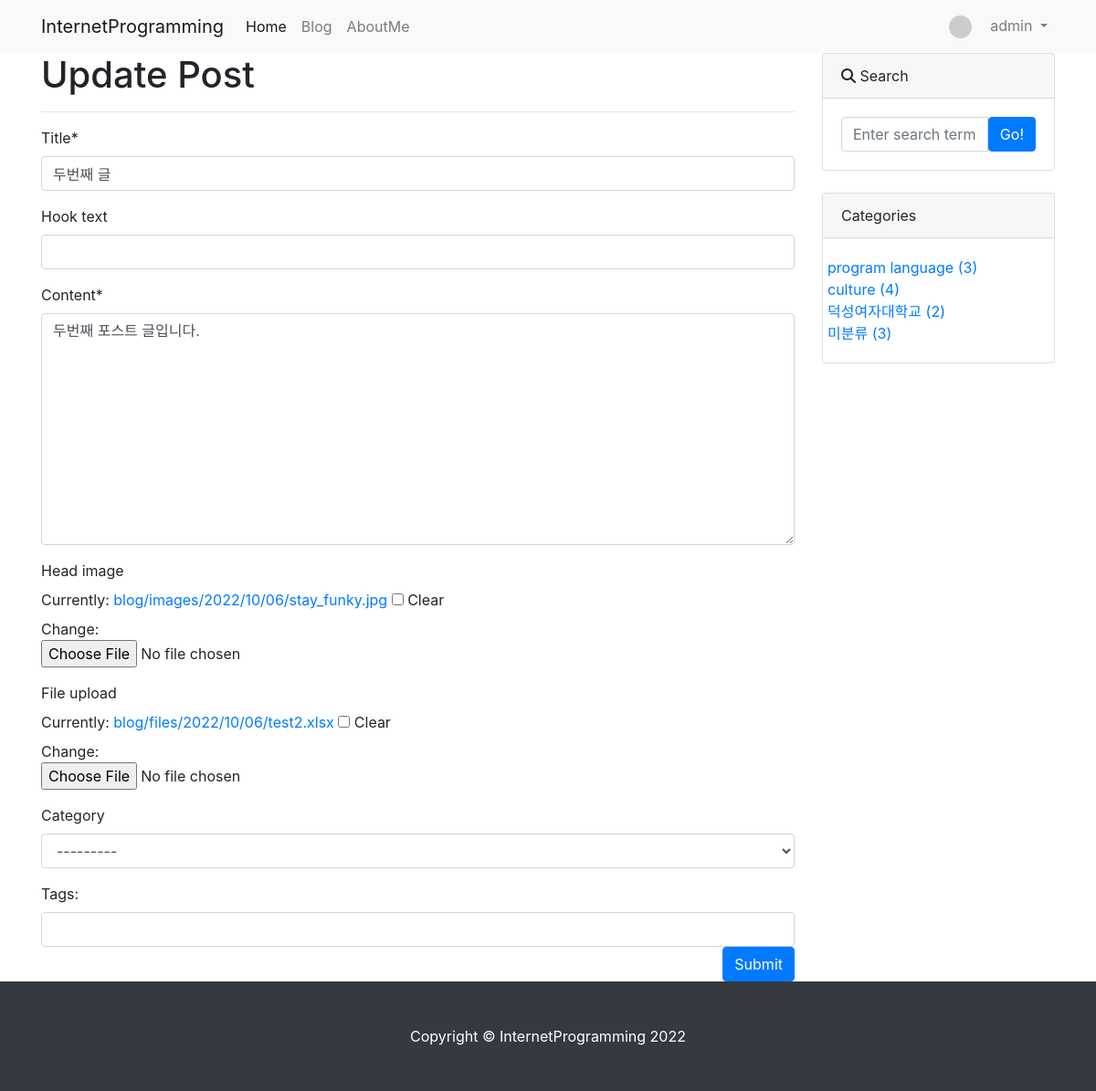
The app's page /blog/update_post/2/ (signed in) with its own data.
### blog/models.py (models this page shows, shortened)
class Post(models.Model):
    title = models.CharField(max_length=30)
    hook_text = models.CharField(max_length=100, blank=True)
    content = models.TextField()
    head_image = models.ImageField(upload_to='blog/images/%Y/%m/%d/', blank=True)
    file_upload = models.FileField(upload_to='blog/files/%Y/%m/%d/', blank=True)
    created_at = models.DateTimeField(auto_now_add=True)
    updated_at = models.DateTimeField(auto_now=True)
    author = models.ForeignKey(User, null=True, on_delete=models.SET_NULL) # CASCADE
    category = models.ForeignKey(Category, null=True, blank=True, on_delete=models.SET_NULL)
    tags = models.ManyToManyField(Tag, null=True, blank=True)

class Category(models.Model):
    name = models.CharField(max_length=50, unique=True)
    slug = models.SlugField(max_length=200, unique=True, allow_unicode=True)
    def __str__(self):
        return self.name
    def get_absolute_url(self):
        return f'/blog/category/{self.slug}'
    class Meta:
        verbose_name_plural = 'Categories'

### blog/views.py (the view, shortened to what this page needs)
# urls.py: path('update_post/<int:pk>/', views.PostUpdate.as_view()),
class PostUpdate(LoginRequiredMixin,UpdateView):
    model = Post
    fields = ['title', 'hook_text', 'content', 'head_image', 'file_upload', 'category'] # , 'tags'
    template_name = 'blog/post_update_form.html'
    def dispatch(self, request, *args, **kwargs):
        if request.user.is_authenticated and request.user == self.get_object().author:
            return super(PostUpdate,self).dispatch(request, *args, **kwargs)
        else:
            raise PermissionDenied
    def get_context_data(self, *, object_list=None, **kwargs):
        context = super(PostUpdate,self).get_context_data()
        if self.object.tags.exists():
            tags_str_list = list()
            for t in self.object.tags.all():
                tags_str_list.append(t.name)
            context['tags_str_default'] = ';'.join(tags_str_list)
        context['categories'] = Category.objects.all()
        context['no_category_post_count'] = Post.objects.filter(category=None).count
        return context

### blog/templates/blog/post_update_form.html (shortened to what this page needs)
{% extends 'blog/base.html' %}
{% load crispy_forms_tags %}
{% block main_area %}
<h1>Update Post</h1>
<hr>
<form method="post" enctype="multipart/form-data">
        {{form | crispy}}
        <div id="div_id_tags_str">
            <label for="id_tags">Tags:</label>
            <input type="text" id="id_tags" name="tags_str" value="{{tags_str_default}}"
                class="textinput textInput form-control">
        </div>
    <button type="submit" class="btn btn-primary float-right">Submit</button>
</form>
{% endblock %}

### blog/templates/blog/navbar.html (shortened to what this page needs)
{% load socialaccount %}
    <nav class="navbar navbar-expand-lg navbar-light bg-light">
      <div class="container">
        <a class="navbar-brand" href="/">InternetProgramming</a>
        <div class="collapse navbar-collapse" id="navbarNavDropdown">
          <ul class="navbar-nav">
            <li class="nav-item active">
              <a class="nav-link" href="/">Home</a>
            </li>
            <li class="nav-item">
              <a class="nav-link" href="/blog/">Blog</a>
            </li>
            <li class="nav-item">
              <a class="nav-link" href="/about_me/">AboutMe</a>
            </li>
          </ul>
          <ul class="navbar-nav ml-auto">
            {% if user.is_authenticated %}
            <li class="nav-item dropdown">
              <a class="nav-link dropdown-toggle" href="#" id="navbarDropdownMenuLink" role="button" data-toggle="dropdown" aria-haspopup="true" aria-expanded="false">
                {% if user.socialaccount_set.all.0.get_avatar_url %}
                  <img class="rounded-circle mr-3" src="{{user.socialaccount_set.all.0.get_avatar_url}}" width="25px">
                {% else %}
                  <img class="rounded-circle mr-3" src="https://dummyimage.com/50x50/ced4da/6c757d.jpg" width="25px">
                {% endif %}
                {{user.username}}
              </a>
            </li>
            {% else %}
              <li class="nav-item">
                <a class="nav-link" href="#" data-toggle="modal" data-target="#loginModal">LogIn</a>
              </li>
            {% endif%}
          </ul>
        </div>
      </div>
    </nav>

### blog/templates/blog/sidebar.html (shortened to what this page needs)
          <div class="card mb-4">
            <div class="card-header"><i class="fa-solid fa-magnifying-glass"></i> Search</div>
            <div class="card-body">
              <div class="input-group">
                <input id="search-input" class="form-control" type="text" placeholder="Enter search term..." aria-label="Enter search term..." aria-describedby="button-search" />
                <button class="btn btn-primary" id="button-search" type="button" onclick="searchPost()">Go!</button>
              </div>
            </div>
          </div>
          <div class="card mb-4" id='category-card'>
            <div class="card-header">Categories</div>
            <div class="card-body">
              <div class="row">
                <ul class="list-unstyled mb-0">
                  {% for c in categories %}
                    <li><a href="{{c.get_absolute_url}}">{{c}} ({{c.post_set.count}})</a></li>
                  {% endfor %}
                    <li><a href="/blog/category/no_category/">미분류 ({{no_category_post_count}})</a></li>
                </ul>
              </div>
            </div>
          </div>

### records on screen
Post: title "두번째 글", content "두번째 포스트 글입니다.", category "---------"
Category: name "program language", post_set.count "3"
Category: name "culture", post_set.count "4"
Category: name "덕성여자대학교", post_set.count "2"

### other values on screen
{{ user.username }} "admin"
{{ no_category_post_count }} "3"
